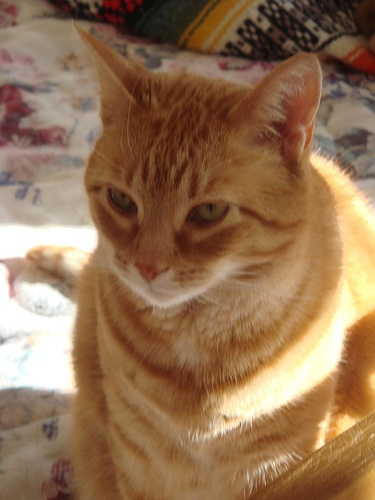
%> input picture lib/mexopencv-2.4.11/test/cat.jpg, 375 x 500 px
$ octave --eval "result = dense_hog(imread('../../../mexopencv-2.4.11/test/cat.jpg'));"   (GNU Octave 9; MATLAB toolbox functions it lacks are replaced by stand-ins)
%> lines starting %> are read from the running program, lines starting %| are printed output that depends on the picture
function features = dense_hog(input_image, window)
%DENSE_HOG compute dense HOG features from an image.
%
%    features = dense_hog(input_image)
%    features = dense_hog(input_image, window)
%
% Matlab implementation of HOG feature used in VOC2011 object detector.
% This implementation allows descriptor extraction from every pixel rather
% than the fixed grid used in the original VOC implementation. That is, for
% the input image of size M-by-N-by-d, this function returns an M-by-N-by-31
% numeric array. FEATURES(i,j,:) corresponds to the HOG feature at pixel (i,j).
% WINDOW is the block size of histogram computation in pixels. It can be a
% scalar value for square block, or two-element vector for rectangular
% block. If skipped, the default value 4 is used.
%
% The resulting FEATURES contain 31-dimensional vector for each pixel. This
% is different from the original implementation which appends all-zero
% values at the 32nd dimension to be used as a boundary indicator. This
% implementation does not append the boundary indicator.
%
% To emulate the original HOG implementation, subsample the features at
% grid points, and append zeros at the end.
%
%    features = dense_hog(input_image, sbin);
%    features = features(sbin+1:sbin:end-sbin,...
%                        sbin+1:sbin:end-sbin,:);
%    features = cat(3, features, zeros(size(features,1), size(features,2));
%
% The function gives very similar result to the original implementation.
% However, due to the difference in numerical precision and image boundary
% handling, the result is not exactly the same.

% Kota Yamaguchi 2012

  orientations = 18; % Number of orientations in binning. must be even.
  if nargin < 2, window = 4; end
  if isscalar(window), window = repmat(window,1,2); end
  if ~isa(input_image,'double'), input_image = im2double(input_image); end

  % Compute color gradient by Sobel.
  dx = imfilter(input_image, [-1,0,1], 'same', 'replicate');
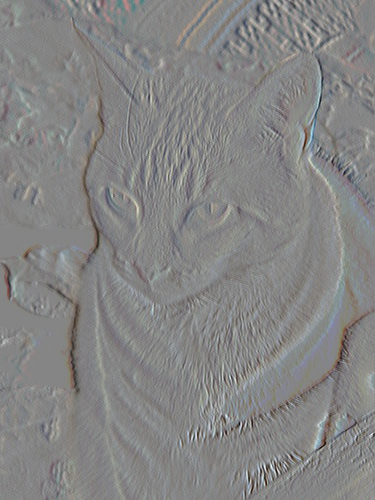
%> dx: size 500x375x3 double; mean R, G, B 3.19e-05, -0.000374, -0.00118; drawn with min black and max white
  dy = imfilter(input_image, [-1;0;1], 'same', 'replicate');
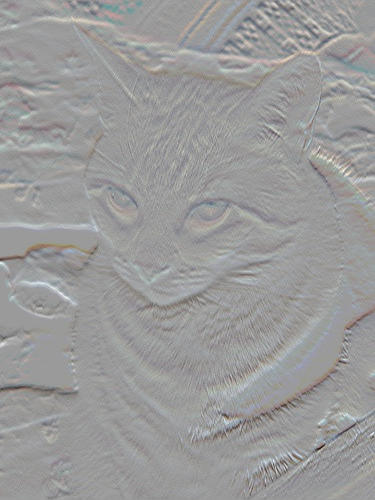
%> dy: size 500x375x3 double; mean R, G, B 0.000776, 0.000475, 0.000168; drawn with min black and max white
  % Pick the strongest channel.
  [max_magnitude, max_index] = max(dx.*dx + dy.*dy, [], 3);
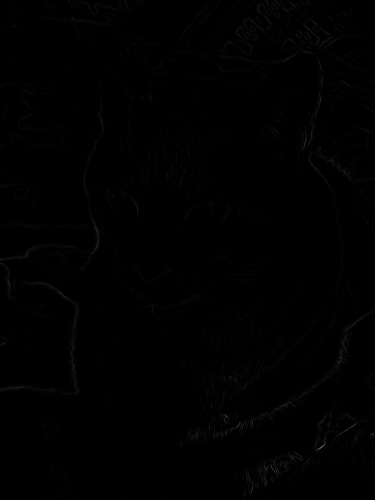
%> max_magnitude: size 500x375 double; min 0, max 0.401, mean 0.00436
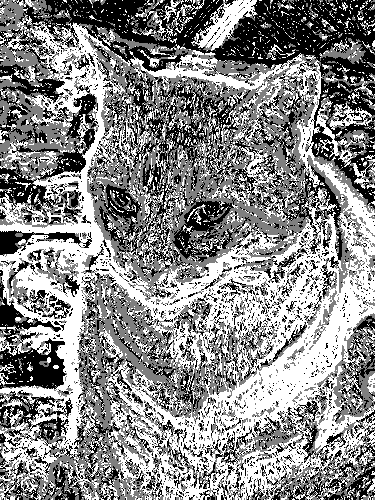
%> max_index: size 500x375 double; min 1, max 3, mean 2.08; drawn with min black and max white
  max_index = reshape(1:numel(max_index), size(max_index)) +...
                      numel(max_index)*(max_index-1);
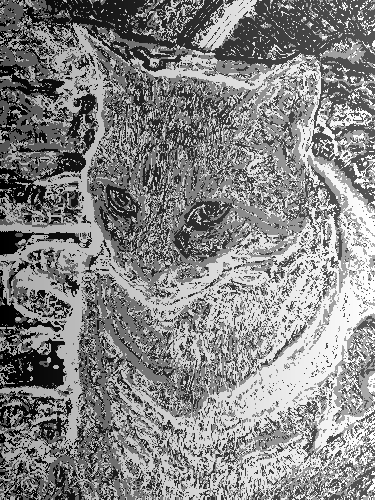
%> max_index: size 500x375 double; min 2, max 562497, mean 295661.5; drawn with min black and max white
  dx = dx(max_index);
%> dx: size 500x375 double
  dy = dy(max_index);
%> dy: size 500x375 double
  % Snap to one of the orientations.
  theta = reshape(2*(0:(orientations-1))/orientations*pi,[1,1,orientations]);
  inner_products = bsxfun(@times, dx, cos(theta)) +...
                   bsxfun(@times, dy, sin(theta));
  % [7 lines of commented-out code are left out]
  [max_response, max_index] = max(inner_products, [], 3);
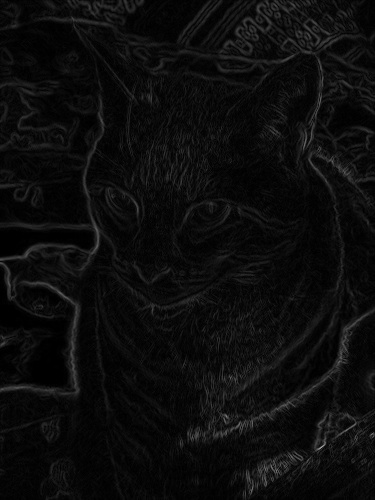
%> max_response: size 500x375 double; min 0, max 0.626, mean 0.05
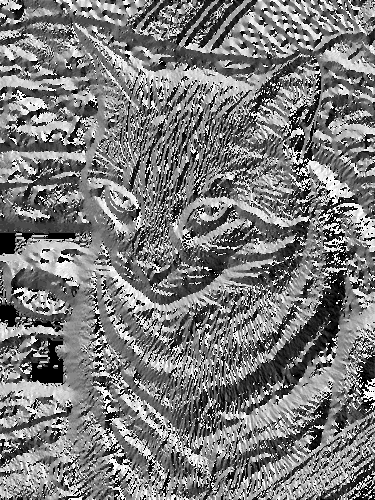
%> max_index: size 500x375 double; min 1, max 18, mean 9.23; drawn with min black and max white
  max_index = reshape(1:numel(max_index), size(max_index)) +...
                      numel(max_index)*(max_index-1);
  % Make oriented gradient maps.
  responses = zeros(size(inner_products));
  responses(max_index) = sqrt(max_magnitude(:));
  % Create a pixelwise histogram by 2D voting filter.
%> the run ends on the next line
  votes = imfilter(responses, voting_kernel(window), 'same', 'replicate');
% [32 lines not run here, left out]
function kern = voting_kernel(window)
%VOTING_KERNEL weights for 2D linearly interpolated voting.
%
% The function returns voting kernel for the given window size. The kernel
% takes care of exact pixel location. The sum of the kernel should match
% the area of the window.
%
%   y = (x + 0.5) / window_size(i) - 0.5
%
  assert(numel(window)==2);
  y_range = ceil(-window(1) * 0.5 - 0.5):floor(window(1) * 1.5 - 0.5);
  x_range = ceil(-window(2) * 0.5 - 0.5):floor(window(2) * 1.5 - 0.5);
  kern_y = 1 - abs((y_range + 0.5) / window(1) - 0.5);
  kern_x = 1 - abs((x_range + 0.5) / window(2) - 0.5);
  kern = kern_y(:)*kern_x(:)';
end

$ run again, on lib/mexopencv-2.4.11/test/img001.jpg
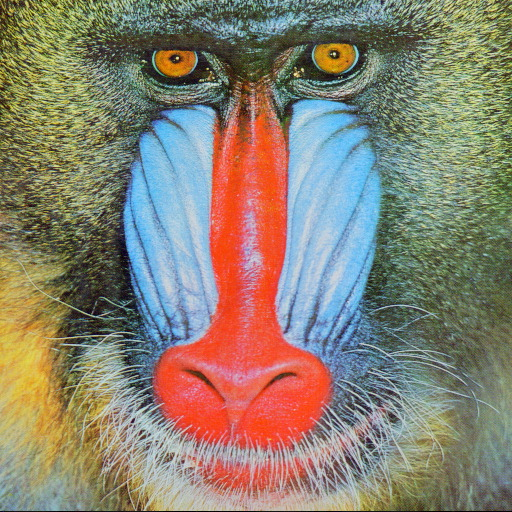
%> input picture lib/mexopencv-2.4.11/test/img001.jpg, 512 x 512 px
%> in dense_hog, `[max_response, max_index] = max(inner_products, [], 3);`:
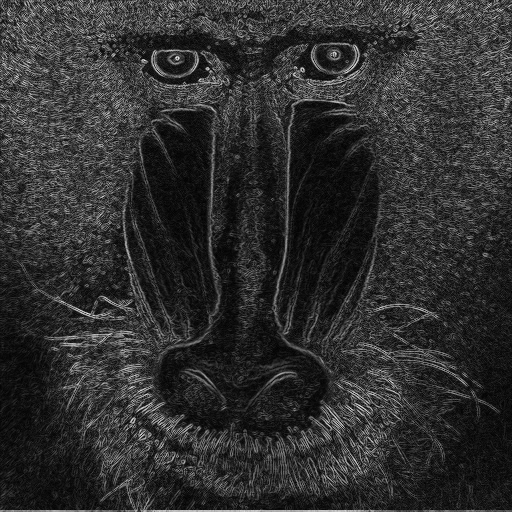
%> max_response: size 512x512 double; min 0.00552, max 0.929, mean 0.187
%> in dense_hog, `[max_response, max_index] = max(inner_products, [], 3);`:
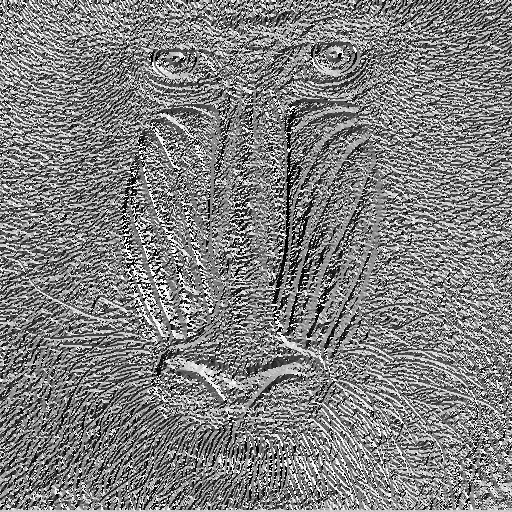
%> max_index: size 512x512 double; min 1, max 18, mean 9.59; drawn with min black and max white

$ run again, on lib/mexopencv-2.4.11/test/left01.jpg
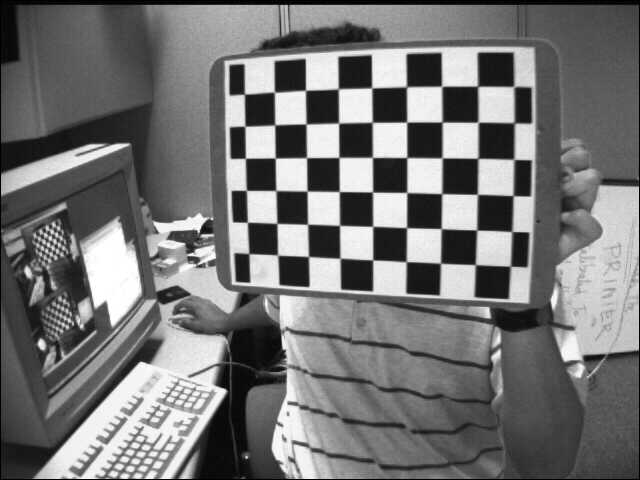
%> input picture lib/mexopencv-2.4.11/test/left01.jpg, 640 x 480 px
%> in dense_hog, `[max_response, max_index] = max(inner_products, [], 3);`:
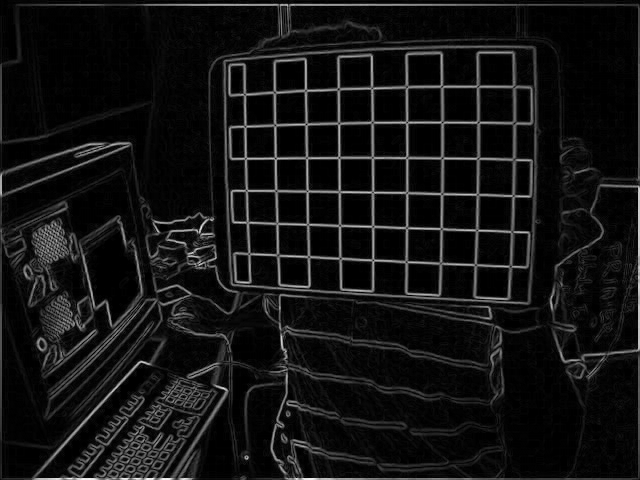
%> max_response: size 480x640 double; min 0, max 1, mean 0.0772; drawn with min black and max white
%> in dense_hog, `[max_response, max_index] = max(inner_products, [], 3);`:
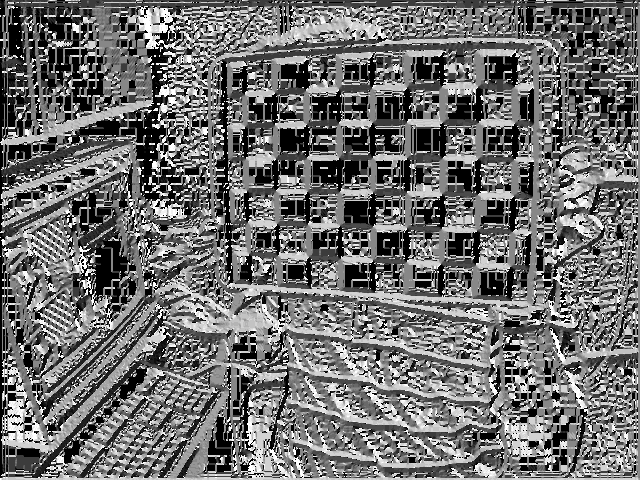
%> max_index: size 480x640 double; min 1, max 18, mean 8.4; drawn with min black and max white

$ run again, on lib/mexopencv-2.4.11/test/left02.jpg
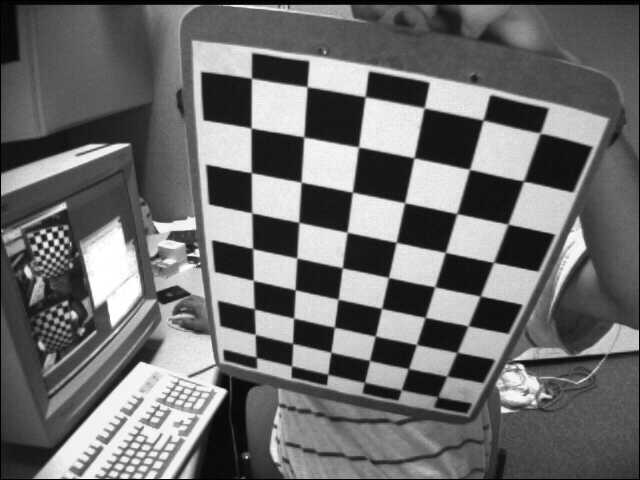
%> input picture lib/mexopencv-2.4.11/test/left02.jpg, 640 x 480 px
%> in dense_hog, `[max_response, max_index] = max(inner_products, [], 3);`:
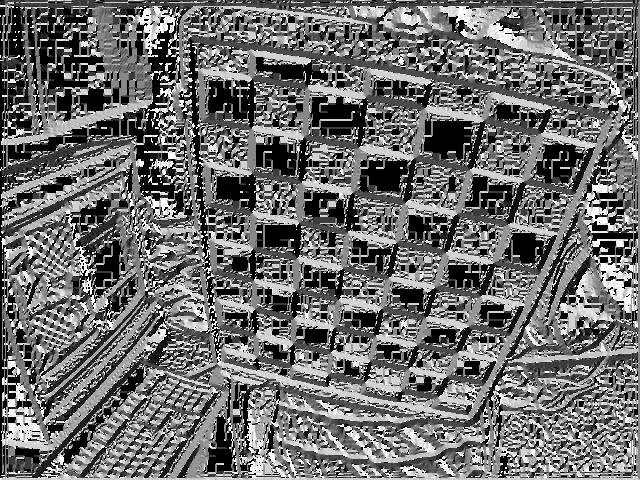
%> max_index: size 480x640 double; min 1, max 18, mean 8.26; drawn with min black and max white
